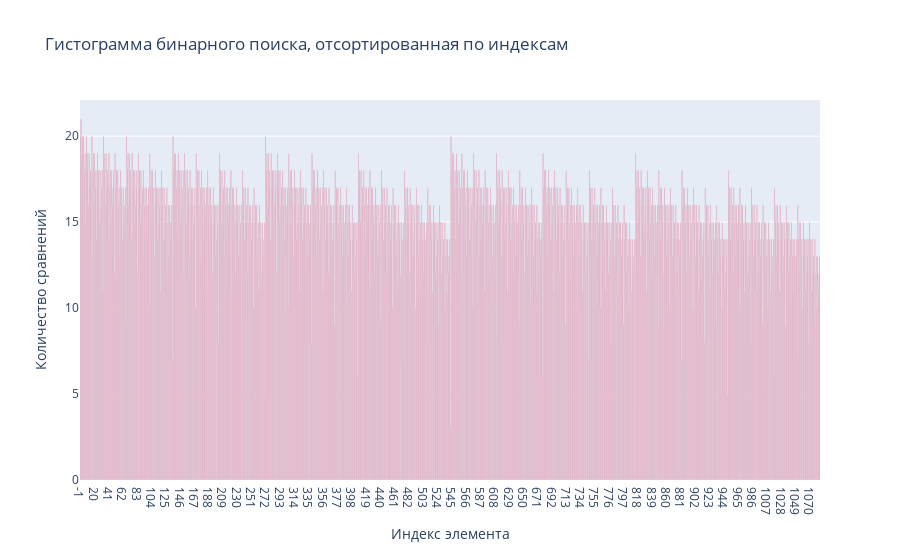
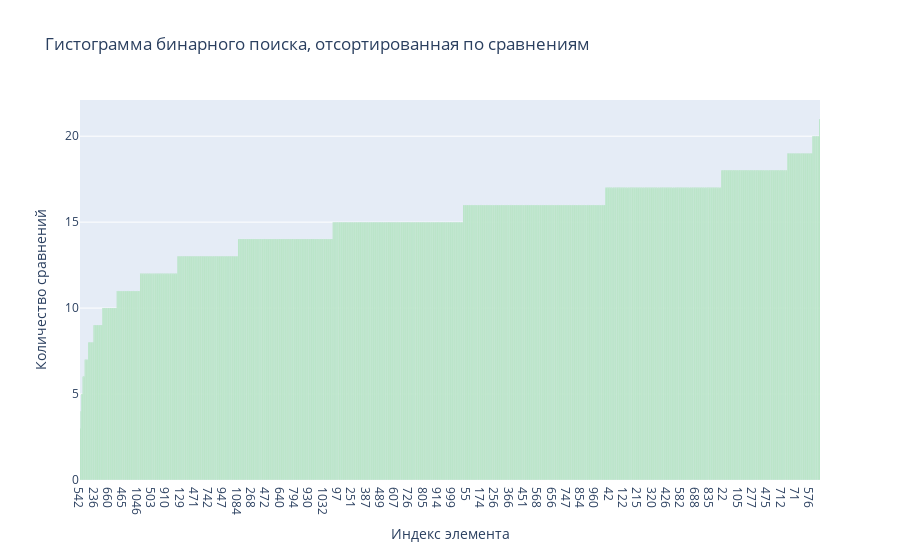

Here is the notebook cell these charts were saved with, in order:
### Markdown cell above
# Гистограммы бинарного поиска

### Code cell
graph = plt.graph_objs.Figure()
graph.add_bar(x=[str(el) for el in index], y=comparisonCounts, marker_color='#DC143C')
graph.update_layout(xaxis_title="Индекс элемента", yaxis_title="Количество сравнений")
graph.update_layout(title='Гистограмма бинарного поиска, отсортированная по индексам')
graph.show()


index, comparisonCounts = zip(*sorted(zip(index, comparisonCounts), key=lambda x: x[1]))
graph = plt.graph_objs.Figure()
graph.add_bar(x=[str(el) for el in index], y=comparisonCounts, marker_color='#32CD32')
graph.update_layout(xaxis_title="Индекс элемента", yaxis_title="Количество сравнений")
graph.update_layout(xaxis={'categoryorder': 'total ascending'})
graph.update_layout(title='Гистограмма бинарного поиска, отсортированная по сравнениям')
graph.show()

### Figure 1 — Plotly figure (JSON) as saved in the notebook; plotly's stock layout.template omitted (floating-point values rounded to 4 significant figures; data arrays with more than 128 entries replaced by an {"elided": "..."} marker saying what was removed)
{"data": [{"marker": {"color": "#DC143C"}, "type": "bar", "x": {"elided": "1086 str values"}, "y": {"elided": "1086 int values"}}], "layout": {"title": {"text": "Гистограмма бинарного поиска, отсортированная по индексам"}, "xaxis": {"title": {"text": "Индекс элемента"}}, "yaxis": {"title": {"text": "Количество сравнений"}}}}

### Figure 2 — Plotly figure (JSON) as saved in the notebook; plotly's stock layout.template omitted (floating-point values rounded to 4 significant figures; data arrays with more than 128 entries replaced by an {"elided": "..."} marker saying what was removed)
{"data": [{"marker": {"color": "#32CD32"}, "type": "bar", "x": {"elided": "1086 str values"}, "y": {"elided": "1086 int values"}}], "layout": {"title": {"text": "Гистограмма бинарного поиска, отсортированная по сравнениям"}, "xaxis": {"categoryorder": "total ascending", "title": {"text": "Индекс элемента"}}, "yaxis": {"title": {"text": "Количество сравнений"}}}}
